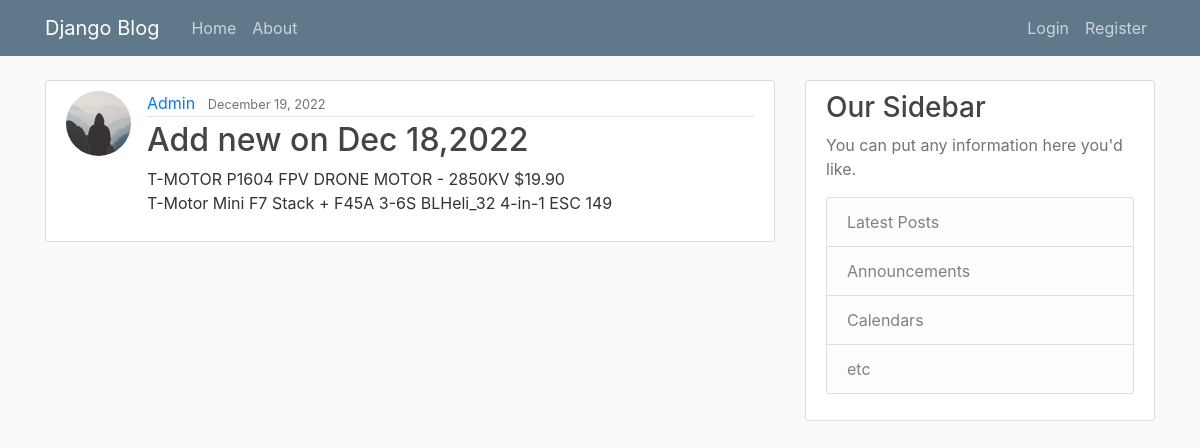
The app's page /post/4/ with its own data.
### blog/models.py (models this page shows, shortened)
class Post(models.Model):
    title = models.CharField(max_length=100)
    content = models.TextField()
    date_posted = models.DateTimeField(default=timezone.now)
    author = models.ForeignKey(User, on_delete=models.CASCADE)

### users/models.py (models this page shows, shortened)
class Profile(models.Model):
    user = models.OneToOneField(User, on_delete=models.CASCADE)
    image = models.ImageField(default='default.jpg', upload_to='profile_pics')
    def save(self, *args, **kwargs):
        super(Profile, self).save(*args, **kwargs)
        img = Image.open(self.image.path)
        if img.height > 300 or img.width > 300:
            output_size = (300,300)
            img.thumbnail(output_size)
            img.save(self.image.path)
    '''
    def save(self):
        super().save()

        img = Image.open(self.image.path)

        if img.height > 300 or img.width > 300:
            output_size = (300, 300)
            img.thumbnail(output_size)
            img.save(self.image.path)
    '''

### blog/views.py (the view)
# urls.py: path('post/<int:pk>/', PostDetailView.as_view(), name='post-detail'),
class PostDetailView(DetailView):
    model = Post

### blog/templates/blog/post_detail.html (shortened to what this page needs)
{% extends "blog/base.html" %}
{% block content %}
  <article class="media content-section">
    <img class="rounded-circle article-img" src="{{ object.author.profile.image.url }}">
    <div class="media-body">
      <div class="article-metadata">
        <a class="mr-2" href="#">{{ object.author }}</a>
        <small class="text-muted">{{ object.date_posted|date:"F d, Y" }}</small>
      </div>
      <h2 class="article-title">{{ object.title }}</h2>
      <p class="article-content">{{ object.content }}</p>
    </div>
  </article>
{% endblock content %}

### blog/static/blog/main.css (style rules this page uses)
body { background: #fafafa; color: #333333; margin-top: 5rem; }
h1, h2, h3, h4, h5, h6 { color: #444444; }
.content-section { background: #ffffff; padding: 10px 20px; border: 1px solid #dddddd; border-radius: 3px; margin-bottom: 20px; }
.article-title { color: #444444; }
.article-content { white-space: pre-line; }
.article-img { height: 65px; width: 65px; margin-right: 16px; }
.article-metadata { padding-bottom: 1px; margin-bottom: 4px; border-bottom: 1px solid #e3e3e3 }

### records on screen
Post: author.profile.image (placeholder picture), author "Admin", date_posted "December 19, 2022", title "Add new on Dec 18,2022", content "T-MOTOR P1604 FPV DRONE MOTOR - 2850KV $19.90 T-Motor Mini F7 Stack + F45A 3-6S BLHeli_32 4-in-1 ESC 149"
